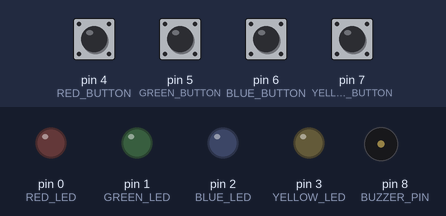
Bench run of a sketch on a simulated Arduino Uno, built with avr-gcc and run on an emulated ATmega328P. Shown: output pins drawn as LEDs (lit = HIGH), buzzer (waves = sounding). Dashed ring = blinking. The test bench sets the inputs (shaded band); at power-on: pin 4 (RED_BUTTON), pin 5 (GREEN_BUTTON), pin 6 (BLUE_BUTTON), pin 7 (YELLOW_BUTTON) HIGH. Random numbers use the default seed unless the sketch sets one.

Above: at 1.2 s.
1.3 s: pin 5 (GREEN_BUTTON) pulled LOW for 0.15 s
At 2.8 s:
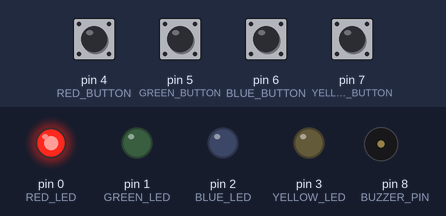
4.4 s: pin 4 (RED_BUTTON) pulled LOW for 0.15 s
At 5.9 s:
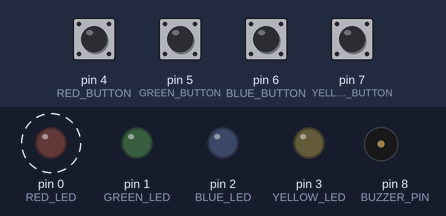
7.5 s: pin 4 (RED_BUTTON) driven LOW and pin 5 (GREEN_BUTTON) driven LOW
At 10.1 s:
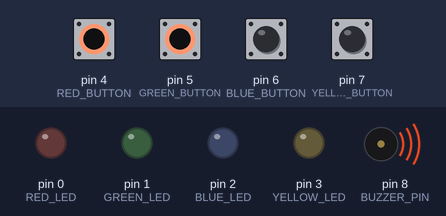
Timing chart, 0 to 11.8 s (numbered marks = the images above; inputs shaded):
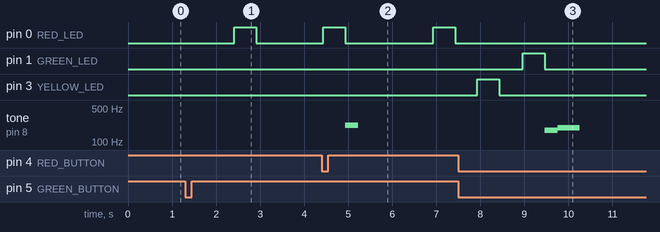

The sketch:

memorygame.ino
```cpp
#include <Bounce2.h>
#include <Tone.h>

#define RED_LED 0
#define GREEN_LED 1
#define BLUE_LED 2
#define YELLOW_LED 3
#define RED_BUTTON 4
#define GREEN_BUTTON 5
#define BLUE_BUTTON 6
#define YELLOW_BUTTON 7
#define BUZZER_PIN 8
#define MAX_GAME_SEQUENCE 800

Bounce debouncerRed = Bounce();
Bounce debouncerGreen = Bounce();
Bounce debouncerBlue = Bounce();
Bounce debouncerYellow = Bounce();

Tone buzzer;

unsigned short gameSequence[MAX_GAME_SEQUENCE];

bool gameInProgress = false;
bool attractLEDOn = false;
bool showingSequenceToUser;
unsigned short currentDelay;
unsigned short currentSequenceLength;
unsigned short userPositionInSequence;
unsigned short n;
unsigned long count = 0;

void setup() {
  pinMode(RED_LED, OUTPUT);
  pinMode(GREEN_LED, OUTPUT);
  pinMode(BLUE_LED, OUTPUT);
  pinMode(YELLOW_LED, OUTPUT);

  debouncerRed.attach(RED_BUTTON, INPUT_PULLUP);
  debouncerRed.interval(30);
  debouncerGreen.attach(GREEN_BUTTON, INPUT_PULLUP);
  debouncerGreen.interval(30);
  debouncerBlue.attach(BLUE_BUTTON, INPUT_PULLUP);
  debouncerBlue.interval(30);
  debouncerYellow.attach(YELLOW_BUTTON, INPUT_PULLUP);
  debouncerYellow.interval(30);

  buzzer.begin(BUZZER_PIN);
}

void loop() {
  if (! gameInProgress) {
    // Waiting for someone to press the green button...
    debouncerGreen.update();

    if (debouncerGreen.fell()) {
      digitalWrite(GREEN_LED, LOW);

      // Create a new game sequence.
      randomSeed(analogRead(0));

      for (n = 0; n < MAX_GAME_SEQUENCE; n++) {
        gameSequence[n] = random(RED_BUTTON, YELLOW_BUTTON + 1);
      }

      currentSequenceLength = 1;
      currentDelay = 500;

      gameInProgress = true;
      count = 0;
      showingSequenceToUser = true;

      // Little delay before the game starts.
      delay(1000);
    } else {
      // Attract mode - flash the green LED.
      if (count == 50000) {
        attractLEDOn = ! attractLEDOn;
        digitalWrite(GREEN_LED, attractLEDOn ? HIGH : LOW);
        count = 0;
      }

      count++;
    }
  } else {
    // Game is in progress...
    if (showingSequenceToUser) {
      // Play the pattern out to the user
      for (n = 0; n < currentSequenceLength; n++) {
        digitalWrite(gameSequence[n] - 4, HIGH);
        delay(currentDelay);
        digitalWrite(gameSequence[n] - 4, LOW);
        delay(currentDelay);
      }

      showingSequenceToUser = false;
      userPositionInSequence = 0;
    } else {
      // Waiting for the user to repeat the sequence back
      debouncerGreen.update();
      debouncerRed.update();
      debouncerBlue.update();
      debouncerYellow.update();

      unsigned short userPressed = 0;

      if (debouncerGreen.fell()) {
        digitalWrite(GREEN_LED, HIGH);
        delay(currentDelay);
        digitalWrite(GREEN_LED, LOW);
        userPressed = GREEN_BUTTON;
      } else if (debouncerRed.fell()) {
        digitalWrite(RED_LED, HIGH);
        delay(currentDelay);
        digitalWrite(RED_LED, LOW);
        userPressed = RED_BUTTON;
      } else if (debouncerBlue.fell()) {
        digitalWrite(BLUE_LED, HIGH);
        delay(currentDelay);
        digitalWrite(BLUE_LED, LOW);
        userPressed = BLUE_BUTTON;
      } else if (debouncerYellow.fell()) {
        digitalWrite(YELLOW_LED, HIGH);
        delay(currentDelay);
        digitalWrite(YELLOW_LED, LOW);
        userPressed = YELLOW_BUTTON;
      }

      if (userPressed > 0) {
        // A button was pressed, check it against current sequence...
        if (userPressed != gameSequence[userPositionInSequence]) {
          // Failed...
          buzzer.play(NOTE_F3, 300);
          delay(300);
          buzzer.play(NOTE_G3, 500);
          delay(2500);
          gameInProgress = false;
        } else {
          userPositionInSequence++;
          if (userPositionInSequence == currentSequenceLength) {
            // User has successfully repeated back the sequence so make it one longer...
            currentSequenceLength++;

            // There's no win scenario here, so just reset...
            if (currentSequenceLength >= MAX_GAME_SEQUENCE) {
              gameInProgress = false;
            }

            // Play a tone...
            buzzer.play(NOTE_A3, 300);
            delay(2000);

            showingSequenceToUser = true;
          }
        }
      }
    }
  }
}
```

Measured:
- after the input at 1.3 s, pin 0 (RED_LED): LOW → HIGH after 1.1 s, → LOW 0.50 s later
- after the input at 4.4 s, pin 0 (RED_LED): alternates HIGH for 0.50 s and LOW for 2.0 s, starting at once; tone on pin 8 (BUZZER_PIN): silent → 220 Hz after 0.53 s, → silent 0.30 s later
- after the input at 7.5 s, pin 1 (GREEN_LED): LOW → HIGH after 1.5 s, → LOW 0.50 s later; tone on pin 8 (BUZZER_PIN): silent → 175 Hz after 2.0 s, → 196 Hz 0.30 s later, → silent 0.50 s later
